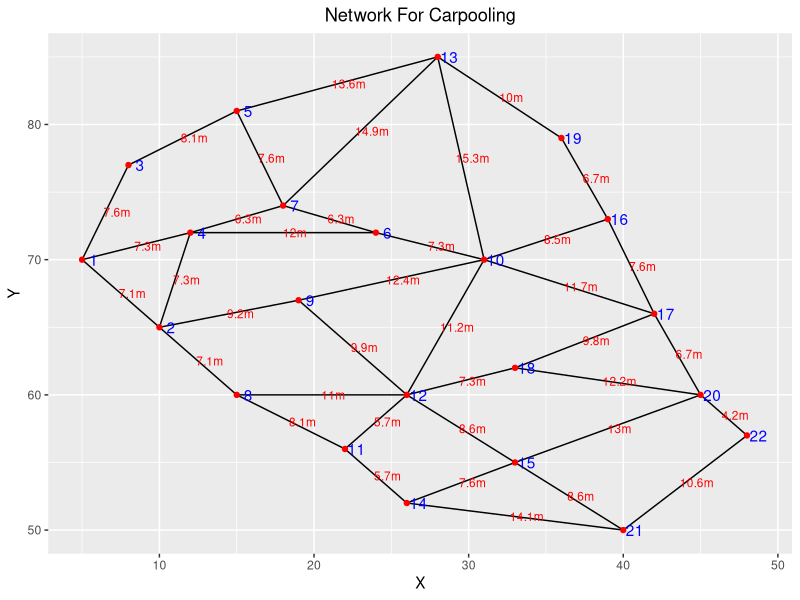
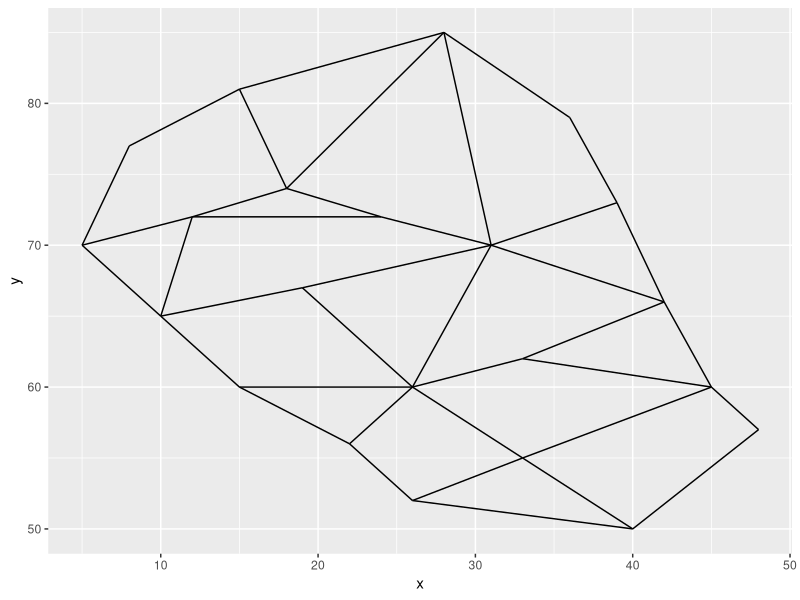
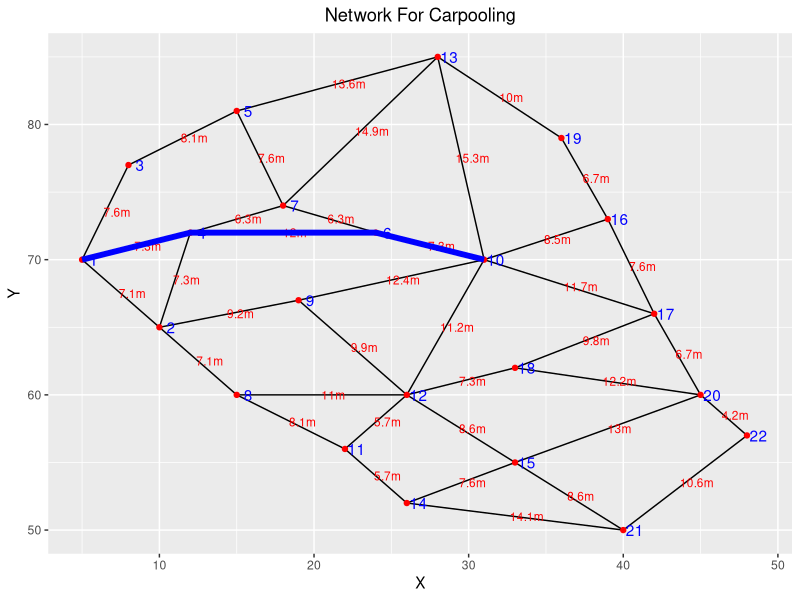
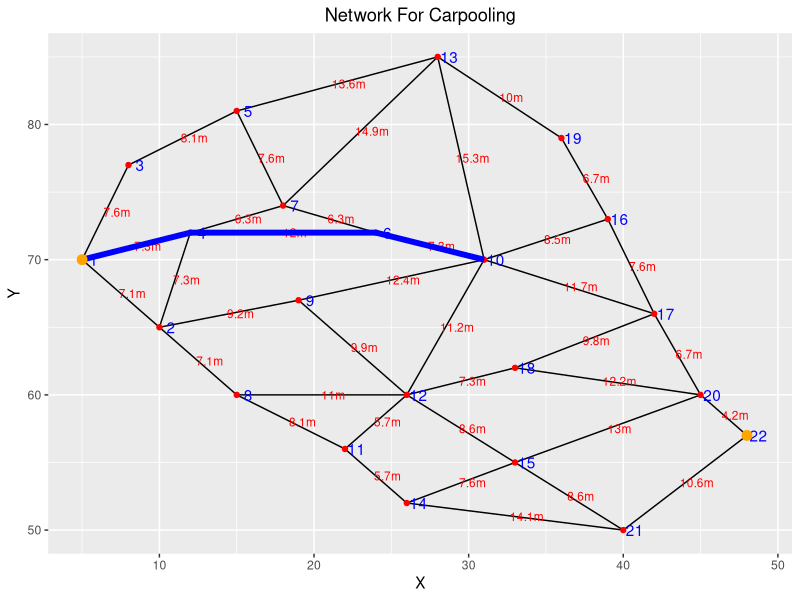
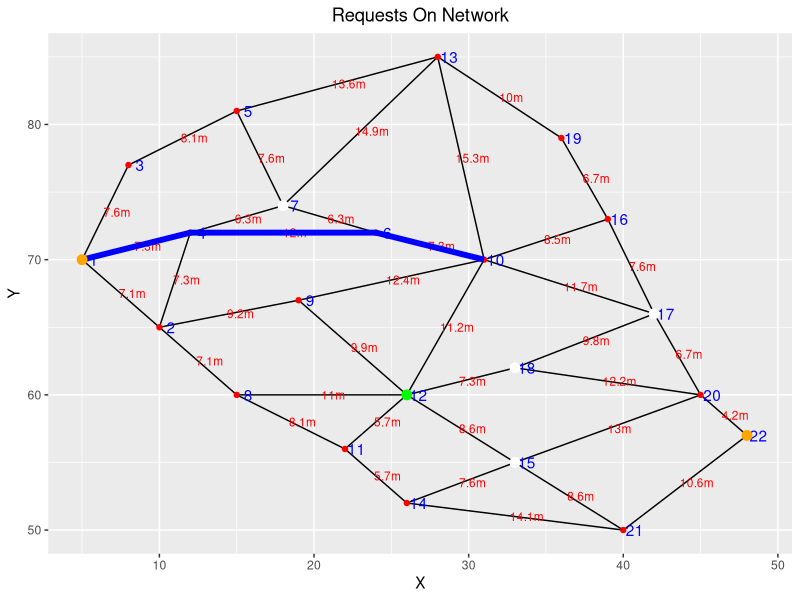
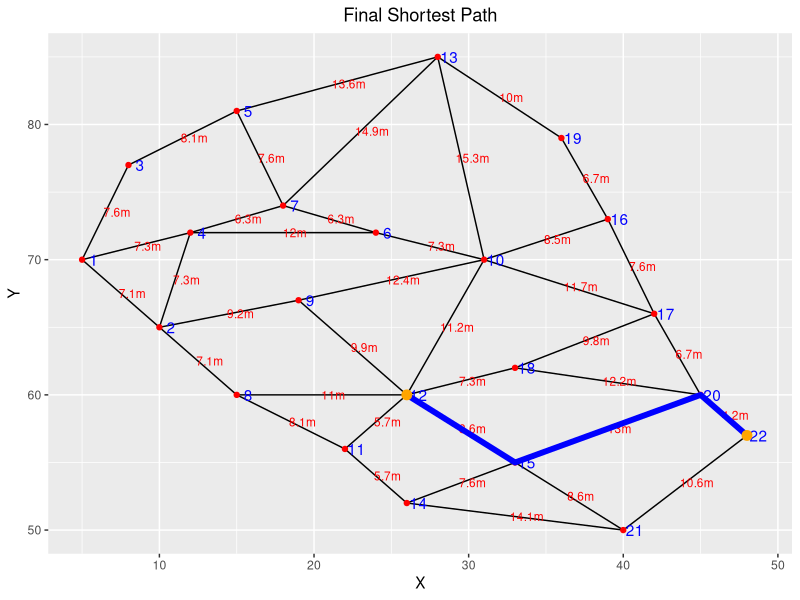

Recreate these plots in R, in order.
library(ggplot2)
library(raster)
library(tidyverse)

setwd("D:/School/Transportation Network Analysis/My Project")
Nodes <- read.csv("Nodes.csv")
Links <- read.csv("Links.csv")
        
# Links$source[1], Links$target[1]

Links_Plot <- ggplot()
for (i in 1:nrow(Links)) {
        SRC_TAR <- c(Links$target[i], Links$source[i])
        Line <- Nodes %>% filter(Nodes$ID %in% SRC_TAR)
        
        Links$Distance[i] <- round(pointDistance(c(Line$x[1],Line$y[1]), c(Line$x[2],Line$y[2]), lonlat = F),1)
        Links$Label_x[i] <- mean(Line$x)
        Links$Label_Y[i] <- mean(Line$y)
        
        Links_Plot <- Links_Plot +geom_line(data = Line,aes(x = x, y = y))
}

Final_Network <- Links_Plot + geom_point(data = Nodes, aes(x = x, y = y ),colour = "red") +
        geom_text(data = Nodes, aes(x = x , y = y ,label = ID),colour = "blue",nudge_x = 0.75, nudge_y = 0)+
        geom_text(data = Links, aes(x = Label_x , y = Label_Y ,label = paste0(round(Distance,1),"m")),colour = "red",nudge_x = 0.75, nudge_y = 0,size = 3)+
        labs(x = "X", y = "Y",title = "Network For Carpooling")+
        theme(plot.title = element_text(hjust = 0.5))

# ggsave(plot = Final_Network,"Network.png")
Dijkstra  <- function(Nodes, Links, source.node, end.node){
        
        nodes <- pull(Nodes,ID)
        arcs <- as.matrix(Links[,c("source","target","Distance")])
        # source.node = 10
        # end.node = 22
        
        #Make a dataset has all the links as a two direction.
        arcs <- rbind(arcs, matrix(c(arcs[, 2], arcs[, 1], arcs[,3]), ncol = 3))
        
        #Source node
        tree.nodes <- nodes[source.node]
        #Generate zero weights for all nodes
        w <- rep(0, length(nodes))
        #Empty dataset that will has the minimum distance links
        tree.arcs <- matrix(ncol = 3)[-1, ]
        
        while (length(tree.nodes) < length(nodes)) {
                
                #All the links that has source node as origin or destination
                k <- which(arcs[, 1] %in% tree.nodes & arcs[, 2] %in% 
                                   nodes[-which(nodes %in% tree.nodes)])
                
                #Data of the links that has source node as origin or destination
                kArcs <- matrix(arcs[k, ], ncol = 3)
                #Minimum distance link connected to source node
                minW <- min(kArcs[, 3] + w[kArcs[, 1]])
                
                #Get the data of the link that has minimum distance
                min.arc <- matrix(kArcs[which(kArcs[, 3] + w[kArcs[,1]] == minW), ], ncol = 3)
                
                #Add minimum distance link to the dataset tree.arcs
                tree.arcs <- rbind(tree.arcs, min.arc[1, ])
                
                #Add the destination on the minimum distance link to the tree nodes
                tree.nodes <- c(tree.nodes, min.arc[1, 2])
                
                #Assign the minmium distance to the destination node 
                w[min.arc[1, 2]] <- w[min.arc[1, 2]] + minW
        }
        
        End_Node <- 0
        Path <- end.node
        while (!End_Node == source.node) {
                if (End_Node == 0) {
                        End_Node <- tree.arcs[which(tree.arcs[,2]==end.node),1]                
                }else {
                        End_Node <- tree.arcs[which(tree.arcs[,2]==End_Node),1]        
                }
                Path <- c(Path, End_Node)
        }
        Path <- Path[length(Path)[1]:1]
        output <- list(Path = Path, Distance = w[end.node], Tree_Arc = tree.arcs, Weight = w)
        return(output)
}

#Shortest path information from Dijkstra Algorithm
Path_and_Distance <- Dijkstra(Nodes = Nodes, Links = Links, source.node = 10, end.node = 1)

#Getting the data of the shortest path to plot it on the network 
ShortestPath <- Nodes[Nodes$ID %in% Path_and_Distance$Path,]

#Drawing the shortestpath with the network
ShortestPath_Plot <- Final_Network + geom_line(data = ShortestPath, aes(x,y),colour = "blue",size = 2)
# ggsave(plot = ShortestPath_Plot,"ShortestPath_10_1.png")

#Number of passengers and how many seats left.
First_Group_Passengers <- 2
Seats_Left <- 4 - First_Group_Passengers

#Pick up and drop off 
Destination <- 22
Origin <- 1

#Shortest path from origin to destination
Path_and_Distance_1 <- Dijkstra(Nodes = Nodes, Links = Links, source.node = Origin, end.node = Destination)
ShortestPath_1 <- Nodes[Nodes$ID %in% Path_and_Distance$Path,]
Nodes_O_D_1 <- Nodes[Nodes$ID %in% c(Origin,Destination),]

#Drawing the shortestpath with the network
ShortestPath_Plot_1 <- Final_Network + geom_line(data = ShortestPath, aes(x,y),colour = "blue",size = 2) +
        geom_point(data = Nodes_O_D_1, mapping = aes(x = x , y = y), size = 3, color = "Orange")
# ggsave(plot = ShortestPath_Plot_1,"ShortestPath_1_22.png")

#Requests
Requests_Data <- tibble(Requests_Node = c(15, 7, 18, 17), Number_Passengers = c(1, 1, 3, 1))
Current_Position <- 12
        
#Shortest path to all nodes from node 12 and to destination node 22
Path_and_Distance_2 <- Dijkstra(Nodes = Nodes, Links = Links, source.node = Current_Position, end.node = Destination)
Requests_Data$Distance_From_Current_Node <- Path_and_Distance_2$Weight[Requests_Data$Requests_Node]

#Drawing the requests, the driver current position, origin and destination for first group
ShortestPath_Plot_2 <- Final_Network + geom_line(data = ShortestPath, aes(x,y),colour = "blue",size = 2) +
        geom_point(data = Nodes_O_D_1, mapping = aes(x = x , y = y), size = 3, color = "Orange") +
        geom_point(data = Nodes[Current_Position,], mapping = aes(x = x , y = y), size = 3, color = "Green") +
        geom_point(data = Nodes[Requests_Data$Requests_Node,], mapping = aes(x = x , y = y), size = 3, color = "White")+
        labs(x = "X", y = "Y",title = "Requests On Network")
# ggsave(plot = ShortestPath_Plot_2,"Requests.png")

# First filter requests that has higher passengers than avilable seats and distance within 20m
Requests_Data <- Requests_Data %>% filter(Number_Passengers <= Seats_Left & Distance_From_Current_Node <20 )

#Filtering using third criteria
Distance_From_Request_To_Destination <- 1:nrow(Requests_Data) %>%  map(~ Dijkstra(Nodes = Nodes, Links = Links, source.node = Requests_Data$Requests_Node[.], end.node = Destination)[[4]][Destination]) 
Total_Distance_For_Each_Node <- 1:nrow(Requests_Data) %>% map_dbl(~Distance_From_Request_To_Destination[[.]][1] +Requests_Data$Distance_From_Current_Node[.] )
Accepted_Request <- which.min(Total_Distance_For_Each_Node)

#Accepted request data
Requests_Data <- Requests_Data[Accepted_Request,]

#Making final shortest path
Path_and_Distance_2 <- Dijkstra(Nodes = Nodes, Links = Links, source.node = Current_Position, end.node = Destination)
Current_Request_Destination <- c(Current_Position, Requests_Data$Requests_Node, Destination)
Final_Shortest_Path <- 1:2 %>% map(~ Dijkstra(Nodes = Nodes, Links = Links, source.node = Current_Request_Destination[.], end.node = Current_Request_Destination[.+1])[[1]]) %>% 
        unlist() %>% unique()
Final_Shortest_Path_Data <- Nodes[Final_Shortest_Path,] 

ShortestPath_Plot_3 <- Final_Network + geom_line(data = Final_Shortest_Path_Data, aes(x,y),colour = "blue",size = 2) +
        geom_point(data = Nodes[c(Current_Position, Destination),], mapping = aes(x = x , y = y), size = 3, color = "Orange")+
        labs(x = "X", y = "Y",title = "Final Shortest Path")

# ggsave(plot = ShortestPath_Plot_3,"Final_Shortest_Path.png",width = 8.62, height = 6.62)
        
